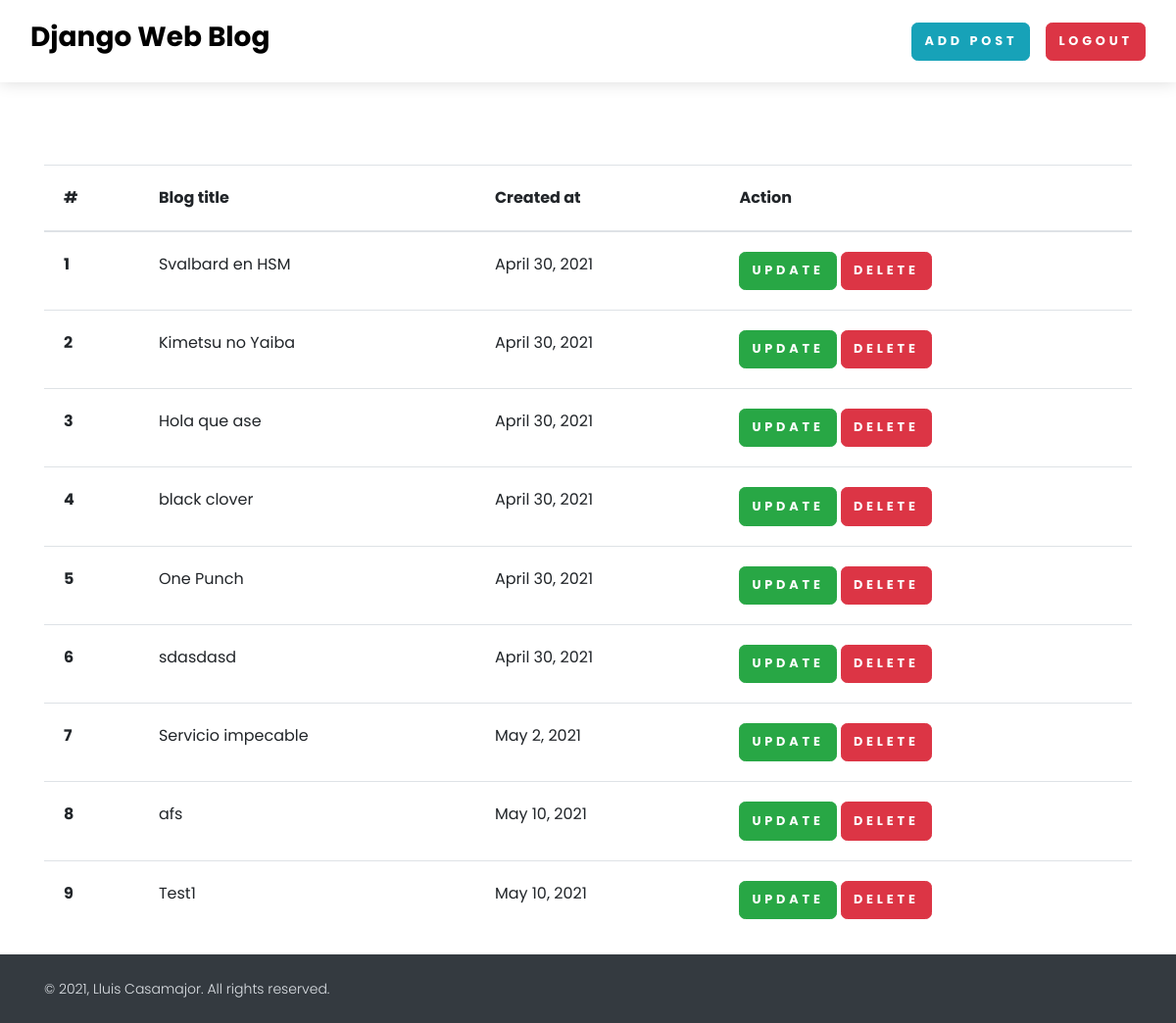
The page /detail/ (signed in) on the database as committed earlier.
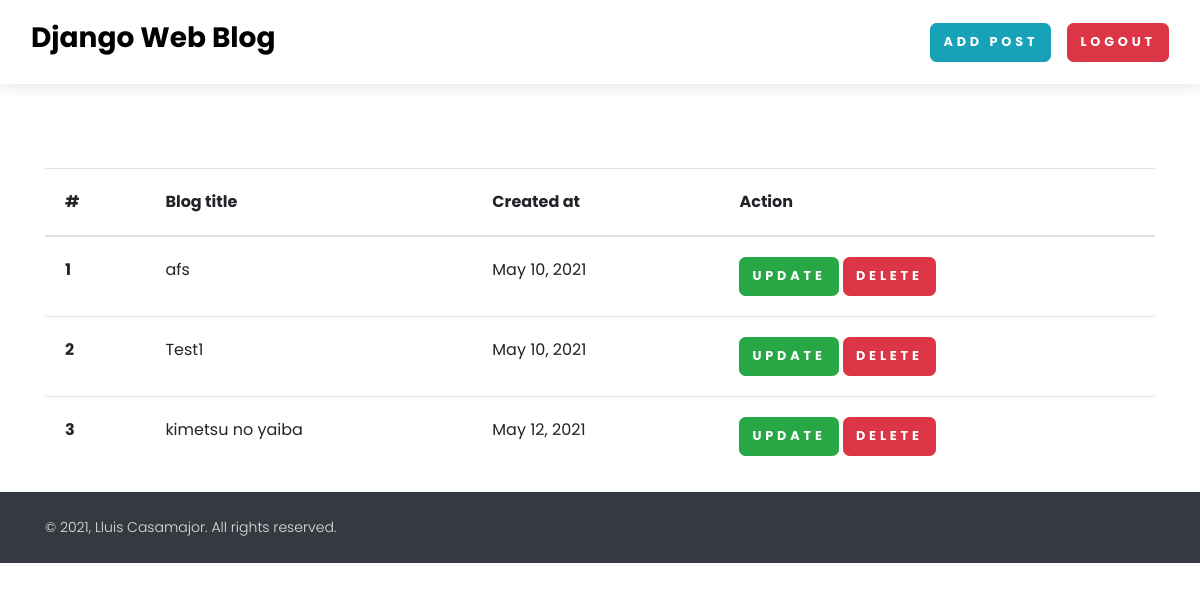
The same page on the database as committed later.
### webapp/models.py (models this page shows, shortened)
class Article(models.Model):
    title = models.CharField(max_length=200)
    content = FroalaField()
    user = models.ForeignKey(User, blank=True, null=True, on_delete=models.CASCADE)
    slug = models.SlugField(max_length=50, null=True, blank=True)
    image = models.ImageField(upload_to='webapp/img')
    create_date = models.DateField(auto_now_add=True)
    modify_date = models.DateField(auto_now=True)
    def __str__(self):
        return f' {self.title} | {self.create_date}'

### webapp/views.py (the view)
# urls.py: path('detail/', articlep_detail, name='detail'),
def articlep_detail(request):
    context = {}
    try:
        articlep_object = Article.objects.filter(user=request.user)
        context['articlep_object'] = articlep_object
    except Exception as Error:
        print(Error)
    print(context)
    return render(request, 'detail.html', context)

### webapp/templates/detail.html
{% extends "base.html" %}
{% block start %}
<section class="mt-5 pt-5">
    <div class="container">
        <table class="table">
        <thead>
          <tr>
            <th scope="col">#</th>
            <th scope="col">Blog title</th>
            <th scope="col">Created at</th>
            <th scope="col">Action</th>
          </tr>
        </thead>
        <tbody>
            {% for article in articlep_object %}
          <tr>
            <th scope="row">{{forloop.counter}}</th>
            <td>{{article.title}}</td>
            <td>{{article.create_date}}</td>
            <td>
                <a href="{%  url 'post_update' article.id %}" class="btn btn-success">Update</a>
                <a href="{% url 'article_delete' article.id %}" class="btn btn-danger">Delete</a>
            </td>
          </tr>
          {% endfor %}
          </tbody>
          </table>
    </div>
</section>
{% endblock %}

### webapp/templates/base.html (shortened to what this page needs)
<!DOCTYPE html>
<html lang="en">
<head>
    <link rel="stylesheet" href="/webapp/css/nouislider.css">
    <link rel="stylesheet" href="/webapp/css/swiper.min.css">
    <link rel="stylesheet" href="/webapp/css/magnific-popup.css">
    <link rel="stylesheet" href="/webapp/css/default.css" id="theme-stylesheet">
</head>
<body style="padding-top: 72px;">
<header class="header">
    <nav class="navbar navbar-expand-lg fixed-top shadow navbar-light bg-white">
        <div class="container-fluid">
            <div class="d-flex align-items-center"><a class="navbar-brand py-1" href="/">
                <h3>Django Web Blog</h3></div>
            <div class="collapse navbar-collapse" id="navbarCollapse">
                <ul class="navbar-nav ml-auto">
                    {% if request.user.is_authenticated %}
                    <li class="nav-item mt-3 mt-lg-0 ml-lg-3 d-lg-none d-xl-inline-block">
                        <a class="btn btn-info" href="{% url 'addpost' %}">Add Post</a></li>
                    <li class="nav-item mt-3 mt-lg-0 ml-lg-3 d-lg-none d-xl-inline-block">
                        <a class="btn btn-danger" href="{% url 'logout' %}">Logout</a></li>
                    {% else %}
                    <li class="nav-item mt-3 mt-lg-0 ml-lg-3 d-lg-none d-xl-inline-block">
                        <a class="btn btn-primary" href="{% url 'login' %}">Login</a></li>
                    {% endif %}
                </ul>
            </div>
        </div>
    </nav>
</header>
{% block start %}
{% endblock %}
<footer class="position-relative z-index-10 d-print-none">
    <div class="py-4 font-weight-light bg-gray-800 text-gray-300">
        <div class="container">
            <div class="row align-items-center">
                <div class="col-md-6 text-center text-md-left">
                    <p class="text-sm mb-md-0">&copy; 2021, Lluis Casamajor. All rights reserved.</p>
                </div>
            </div>
        </div>
    </div>
</footer>
</body>
</html>

Rows that differ between the two databases and show on the page:
removed Article: title "Svalbard en HSM", create_date "April 30, 2021"
removed Article: title "Kimetsu no Yaiba", create_date "April 30, 2021"
removed Article: title "Hola que ase", create_date "April 30, 2021"
removed Article: title "black clover", create_date "April 30, 2021"
removed Article: title "One Punch", create_date "April 30, 2021"
removed Article: title "sdasdasd", create_date "April 30, 2021"
removed Article: title "Servicio impecable", create_date "May 2, 2021"
added Article: title "kimetsu no yaiba", create_date "May 12, 2021"
